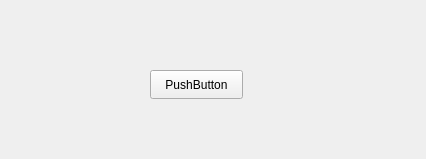
<?xml version="1.0" encoding="UTF-8"?>
<ui version="4.0">
 <class>Geral</class>
 <widget class="QMainWindow" name="Geral">
  <property name="geometry">
   <rect>
    <x>0</x>
    <y>0</y>
    <width>426</width>
    <height>159</height>
   </rect>
  </property>
  <property name="windowTitle">
   <string>Geral</string>
  </property>
  <widget class="QWidget" name="centralwidget">
   <widget class="QPushButton" name="pbOpera">
    <property name="geometry">
     <rect>
      <x>150</x>
      <y>70</y>
      <width>93</width>
      <height>29</height>
     </rect>
    </property>
    <property name="text">
     <string>PushButton</string>
    </property>
   </widget>
  </widget>
 </widget>
 <resources/>
 <connections/>
</ui>
